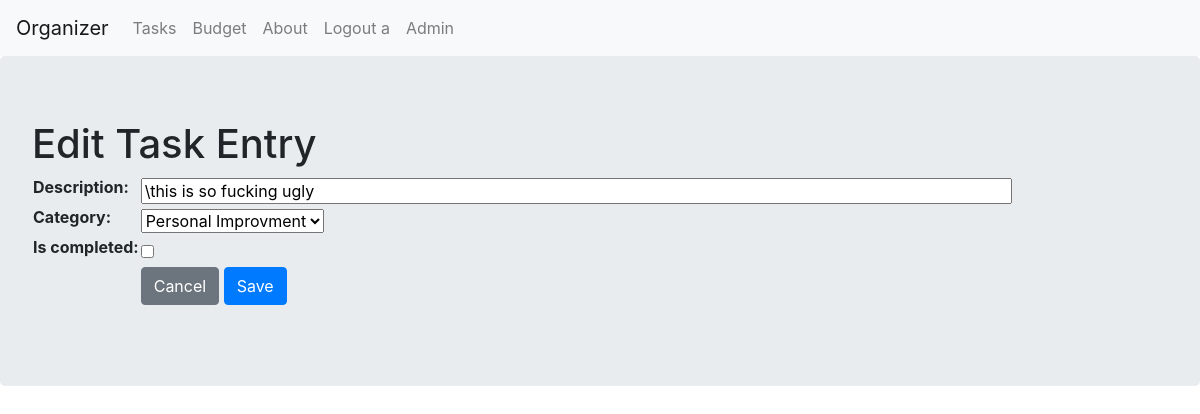
/tasks/edit/2/ (signed in), run on the app's committed database.
### tasks/models.py (models this page shows)
class Task(models.Model):
    user = models.ForeignKey(User, on_delete=models.CASCADE)
    description = models.CharField(max_length=128)
    category = models.ForeignKey(TaskCategory, on_delete=models.CASCADE)
    is_completed = models.BooleanField(default=False)

class TaskCategory(models.Model):
    category = models.CharField(max_length=128)
    def __str__(self):
        return self.category

### tasks/views.py (the view, shortened to what this page needs)
# urls.py: path('tasks/edit/<int:id>/', task_views.edit),
@login_required(login_url='/login/')
def edit(request, id):
    if (request.method == "GET"):
        taskEntry = Task.objects.get(id=id)
        form = TaskEntryForm(instance=taskEntry)
        context = { 'form_data': form }
        return render(request, 'tasks/edit.html', context)

### tasks/forms.py
class TaskEntryForm(forms.ModelForm):
    description = forms.CharField(widget=forms.TextInput(attrs={'size': '80'}))
    category = forms.ModelChoiceField(queryset=TaskCategory.objects.all())
    is_completed = forms.BooleanField(required=False)
    class Meta():
        model = Task
        fields = ('description', 'category', 'is_completed')

### templates/tasks/edit.html (shortened to what this page needs)
<html>
    <head>
        {% include "tasks/bootstrap.html" %}
    </head>
    <body>
        {% include "nav.html" %}
        <div class="jumbotron">
            <h1>Edit Task Entry</h1>
            <form method="POST">
                <table>
                    {{ form_data.as_table }}
                    <tr>
                        <td></td>
                        <td>
                            <a href="/main_tasks/" class="btn btn-secondary">Cancel</a>
                            <input type="submit" class="btn btn-primary" name="edit" value="Save">
                        </td>
                    </tr>
                </table>
            </form>
        </div>
    </body>
</html>

### templates/nav.html
<nav class="navbar navbar-expand-lg navbar-light bg-light">
  <a class="navbar-brand" href="/">Organizer</a>
  <div class="collapse navbar-collapse" id="navbarSupportedContent">
    <ul class="navbar-nav mr-auto">
      <li class="nav-item">
        <a class="nav-link" href="/main_tasks/">Tasks</a>
      </li>
      <li class="nav-item">
        <a class="nav-link" href="/main_budget/">Budget</a>
      </li>
      <li class="nav-item">
        <a class="nav-link" href="/about/">About</a>
      </li>
      {% if user.is_authenticated %}
        <li>
          <a class="nav-link" href="/logout/">Logout {{user.username}}</a>
        </li>
      {% else %}
        <li>
          <a class="nav-link" href="/login/">Login</a>
        </li>
      {% endif %}
      <li class="nav-item">
        <a class="nav-link" href="/admin" target="_blank">Admin</a>
      </li>
    </div>
  </nav>

### data on the page
Task: description "\\this is so fucking ugly"
TaskCategory: category "Personal Improvment"

### other printed values
{{ user.username }} "a"
